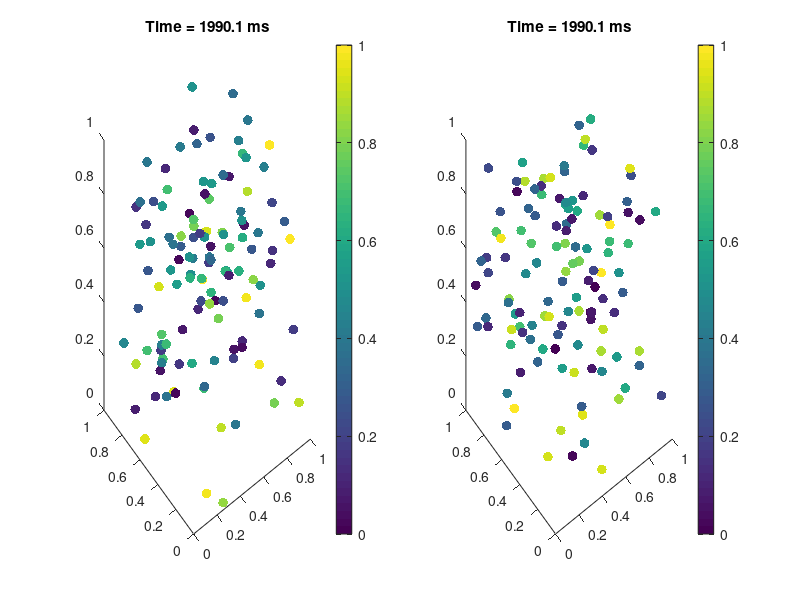

This figure's MATLAB source:
%% Anis Sarker
%  Date: 1/08/2017

%% Assignment 4
%% Background subtraction, median filtering, image averaging
%  Input: 3-channel or 1-channel video or images
%  Output: detection of object and filtered images

%% clear workspace
clear all;
clear;
clc;
% 
% [file, path] = uigetfile({'*.mp4'; '*.webm'});
% video_path = fullfile(path, file);
% readerObj = VideoReader(video_path, 'tag', 'myreader1');
% vidFrames = read(readerObj);
% numFrames = get(readerObj, 'NumberOfFrames');
% figure;
% for k = 1 : numFrames - 1
%     frame = vidFrames(:,:,:,k);
%     subplot(1,2,1); imshow(frame); title('Lets');
%     hold on;
%     subplot(1,2,2); imshow(frame); title('see');
%     hold on;
% end

N1=rand(121,20e3);
X1=rand(1,121);
Y1=rand(1,121);
Z1=rand(1,121);
N2=rand(121,20e3);
X2=rand(1,121);
Y2=rand(1,121);
Z2=rand(1,121);
dt=100;

FigH = figure;
ax1 = subplot(1, 2, 1, 'NextPlot', 'add');  % as: hold on
colorbar;
caxis(ax1,[0 1]);
t1 = title('dummy');
view(ax1, 3);
ax2 = subplot(1, 2, 2, 'NextPlot', 'add');  % as: hold on
colorbar;
caxis(ax2,[0 1]);
t2 = title('dummy');
view(ax2, 3);
dt = 100;
nFrame = numel(1:dt:length(N1));  % [EDITED]
F(nFrame) = struct('cdata',[],'colormap',[]);
ScatterH1 = [];
ScatterH2 = [];
iFrame = 0;
for i = 1:dt:length(N1)
  if ~isempty(ScatterH1)  % Clean up former objects
     delete(ScatterH1);   % Alternative: Update the 'CData' only
     delete(ScatterH2);
  end
    cmap=N1(:,i)';
    ScatterH1 = scatter3(X1,Y1,Z1,50,cmap,'filled', 'Parent', ax1);
    set(t1, 'String', sprintf('Time = %.1f ms', i*0.1));  % [EDITED]
    cmap2=N2(:,i)';
    ScatterH2 = scatter3(X2,Y2,Z2,50,cmap2,'filled', 'Parent', ax2);
    set(t2, 'String', sprintf('Time = %.1f ms', i*0.1));  % [EDITED]
    drawnow
    iFrame = iFrame + 1;
    F(iFrame) = getframe(FigH);  % Not i, because this steps in dt
  end
figure;
MovieSize = [size(F(1).cdata, 2), size(F(1).cdata, 1)];
AxesH = axes('Visible', 'off', 'Units', 'pixels', ...
           'Position', [10, 10, MovieSize]);
movie(AxesH, F);